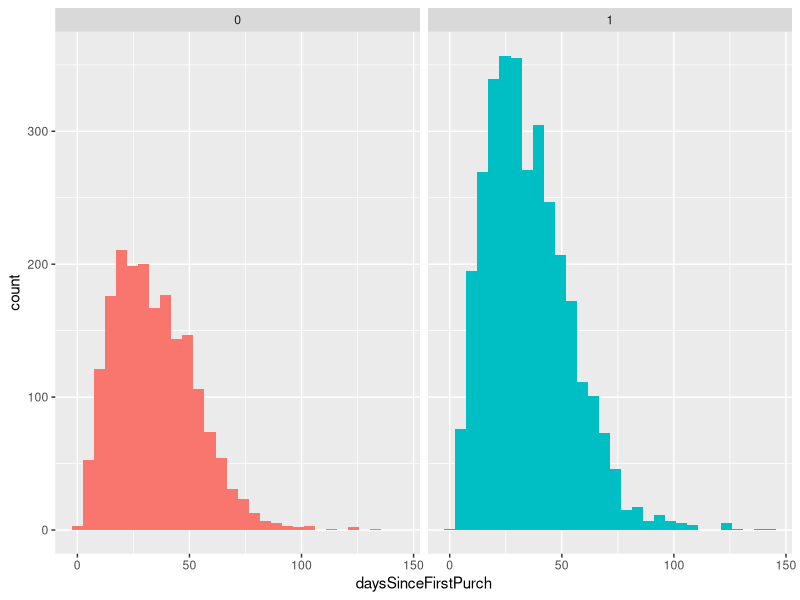
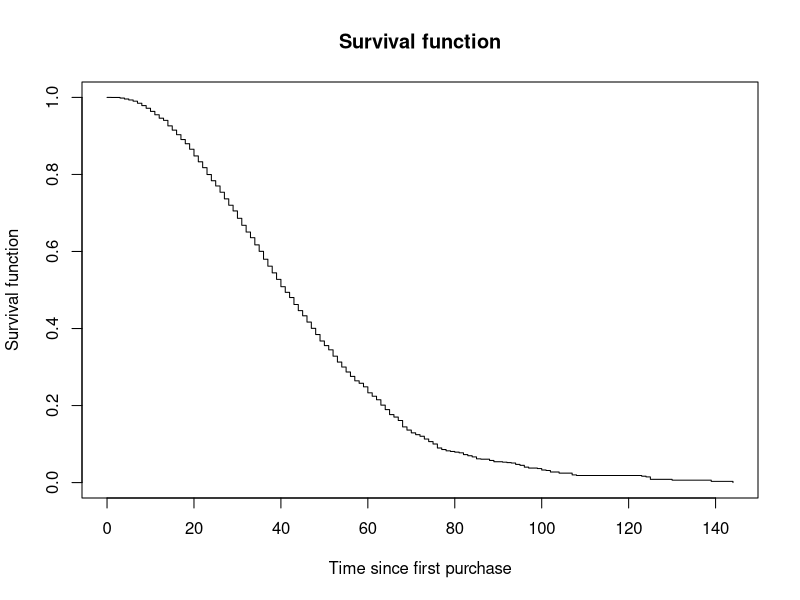
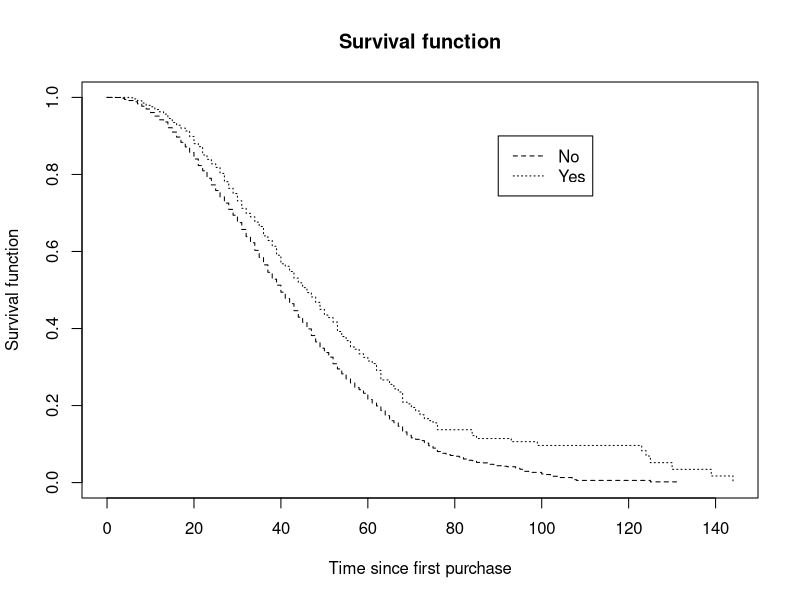

R code for these plots, in order: (Note: this script raises an error after producing the figures.)
#setwd("C:/Users/Install/Desktop/marketing-analytics-in-r-statistical-modeling")
library(ggplot2)
##################################################################################
#Applications of survival analysis
##################################################################################
#QUESTION : question that can be answered with survival analysis?
#RESPONSE : After ordering for the first time in an online shop, when do customers place their second order?
#COMMENT :   In this case, you would model the time until the event of placing another order.
##################################################################################
#Data for survival analysis
##################################################################################
# work with data about customers of an online shop in order to practice survival analysis
# Is about the time until the second order.
dataNextOrder <- read.csv("survivalDataExercise.csv", stringsAsFactors = TRUE)
# Look at the head of the data
head(dataNextOrder)
# Plot a histogram
ggplot(dataNextOrder) +
  geom_histogram(aes(x = daysSinceFirstPurch,
                     fill = factor(boughtAgain))) +
  facet_grid( ~ boughtAgain) + # Separate plots for boughtAgain = 1 vs. 0
  theme(legend.position = "none") # Don't show legend
##################################################################################
#Characteristics of survival analysis
##################################################################################
#QUESTION : Which of the following is a characteristic of survival analysis?
#RESPONSE : Survival analysis is suited for situations where for some observations an event has not yet happened, but may happen at some point in time.
#COMMENT :  In survival analysis, each observation has one of two states: either an event occured, or it didn't occur
##################################################################################
#Survival function, hazard function and hazard rate
##################################################################################
#QUESTION : What is a survival Fucntion
#RESPONSE : The survival function describes the proportion of observations who are still alive (or, for example, in a customer relationship, the proportion of customers who haven't churned yet), depending on their time under observation.
##################################################################################
#The survival object
##################################################################################
#Before you start any survival analysis, you need to transform your data into the right form, the survival object
library(survival)
# Create survival object
survObj <- Surv(dataNextOrder$daysSinceFirstPurch, dataNextOrder$boughtAgain)
# Look at structure
str(survObj)
#For each observation there is the time under observation, 
#marked with a + if the second order has not been placed yet
##################################################################################
#Kaplan-Meier Analysis
##################################################################################
#In this exercise you are going to practice Kaplan-Meier Analysis - without and with a categorical covariate.
# the data contains an additional covariate called voucher, which you will need in this exercise
# categorical variable tells you if the customer used a voucher in her first order
# Compute and print fit
fitKMSimple <- survfit(survObj ~ 1)
print(fitKMSimple)
#N = 5122 number of customer
#events = 3199 churn under the time of the observation
#median = about 50% of the customers do not churn before they reach the duration of 70 days
#median is when the line is cut by 0.5 on 1 of the survival function

# Plot fit
plot(fitKMSimple, conf.int = FALSE,
     xlab = "Time since first purchase", ylab = "Survival function", main = "Survival function")

# Compute fit with covariate
fitKMCov <- survfit(survObj ~ voucher, data = dataNextOrder)

# Plot fit with covariate and add labels
plot(fitKMCov, lty = 2:3,
     xlab = "Time since first purchase", ylab = "Survival function", main = "Survival function")
legend(90, .9, c("No", "Yes"), lty = 2:3)

#ustomers using a voucher seem to take longer to place their second order.

##################################################################################
#Proportional hazard assumption
##################################################################################
#QUESTION : What does the proportional hazard assumption mean?
#RESPONSE : The influence of the predictors does not change over time.
#COMMENT : For example, it would not be allowed that the gender "male" has as positive effect on the survival time after a short time under observation, but a large negative effect after a longer time under observation.

##################################################################################
#Cox Proportional Hazard Model
##################################################################################
#Your data stored in dataNextOrder now contains four additional variables:
#shoppingCartValue, voucher, returned, gender
library(rms)
# Determine distributions of predictor variables
dd <- datadist(dataNextOrder)
options(datadist = "dd")
# Compute Cox PH Model and print results
fitCPH <- cph(Surv(daysSinceFirstPurch, boughtAgain) ~ shoppingCartValue + voucher + returned + gender,
              data = dataNextOrder,
              x = TRUE, y = TRUE, surv = TRUE)
print(fitCPH)
# Interpret coefficients
exp(fitCPH$coefficients)
#shopping cart value increase of 1 dollar decreases 
#the hazard to buy again by a factor of only slightly below 1 -
#but the coefficient is significant, as are all coefficients

#For customers who used a voucher, the hazard of buying again is 0.74 times lower, 
#and for customers who returned any of the items, the hazard of buying again is 0.73 times lower.
#Being a man compared to a women increases the hazard of buying again by the factor 1.11.

# Plot results
plot(summary(fitCPH), log = TRUE)
#survplot(fitCPH, boughtAgain, label.curves = list(keys=1:4))
##################################################################################
#Interpretation of coefficients
##################################################################################
#QUESTION : You computed a Cox PH model and got a coefficient of 0.8 for your continuous predictor X. 
#What is the correct interpretation?
#RESPONSE : A one-unit increase in X increases the hazard by a factor of about 2.23.
#COMMENT : The effect is multiplicative and you took the exponential.

##################################################################################
#Violation of the PH assumption
##################################################################################
#QUESTION : What can you do if the proportional hazard assumption is violated for a predictor?
#RESPONSE : Stratify the sample according to this predictor and analyse the strata separately.
#COMMENT : You can divide the data into strata and estimate the model separately within each stratum.

##################################################################################
#Model assumptions
##################################################################################
#look at the Cox PH model
#Check the proportional hazard assumption of the model using cox.zph()
# Check proportional hazard assumption and print result
testCPH <- cox.zph(fitCPH)
print(testCPH)
#If p < 0.05 we reject the hypothesis that this given variable meet the proportion of the hazard assumption
#if the PH assumption is violeted "stratefied analysis" is relevant.

# Plot time-dependent beta
plot(testCPH, var = "gender=male")
#Beta and T show that overtime the Beta is moving

# Load rms package
library(rms)

# Validate model
validate(fitCPH, method = "crossvalidation",
         B = 10, dxy = TRUE, pr = FALSE)
#Method Crossvalidation with 10 folds

#Unfortunately, the explanatory power of your model is rather low. 
#You could try to collect more explanatory variables.
#R2 0.29

##################################################################################
#Predictions
##################################################################################
#Now you are going to predict the survival curve for a new customer from the Cox Proportional Hazard model
# Create data with new customer
newCustomer <- data.frame(daysSinceFirstPurch = 21, shoppingCartValue = 99.90, gender = "female", voucher = 1, returned = 0, stringsAsFactors = FALSE)

# Make predictions
pred <- survfit(fitCPH, newdata = newCustomer)
print(pred)
plot(pred)
#predicted median time until the second order is 47

#Observe the hazard probability of survivce of "newCustomer" on a given timestamps "X"
str(survest(fitCPH, newdata = newCustomer, times = 50))
#On time 50 the estimate survival probability that this customer not chrun on time 50 would is 44%

# Correct the customer's gender
newCustomer2 <- newCustomer
newCustomer2$gender <- "male"

# Redo prediction
pred2 <- survfit(fitCPH, newdata = newCustomer2)
print(pred2)
plot(pred2)
#the correction of the gender decreased the predicted median time 
#until the second order from 47 to 44 days.
